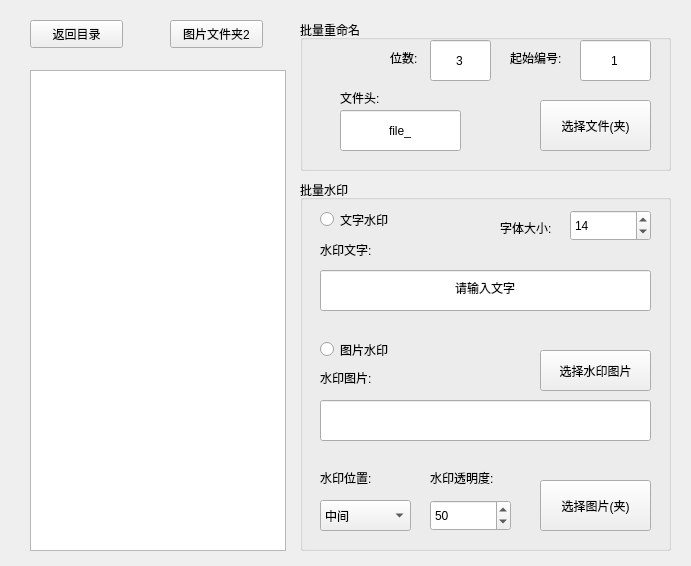
<?xml version="1.0" encoding="UTF-8"?>
<ui version="4.0">
 <class>Form</class>
 <widget class="QWidget" name="Form">
  <property name="geometry">
   <rect>
    <x>0</x>
    <y>0</y>
    <width>691</width>
    <height>566</height>
   </rect>
  </property>
  <property name="windowTitle">
   <string>Form</string>
  </property>
  <widget class="QPushButton" name="pushButton">
   <property name="geometry">
    <rect>
     <x>30</x>
     <y>20</y>
     <width>93</width>
     <height>28</height>
    </rect>
   </property>
   <property name="text">
    <string>返回目录</string>
   </property>
  </widget>
  <widget class="QTextBrowser" name="textBrowser">
   <property name="geometry">
    <rect>
     <x>30</x>
     <y>70</y>
     <width>256</width>
     <height>481</height>
    </rect>
   </property>
  </widget>
  <widget class="QGroupBox" name="groupBox">
   <property name="geometry">
    <rect>
     <x>300</x>
     <y>180</y>
     <width>371</width>
     <height>371</height>
    </rect>
   </property>
   <property name="title">
    <string>批量水印</string>
   </property>
   <widget class="QRadioButton" name="radioButton">
    <property name="geometry">
     <rect>
      <x>20</x>
      <y>30</y>
      <width>91</width>
      <height>19</height>
     </rect>
    </property>
    <property name="text">
     <string>文字水印</string>
    </property>
   </widget>
   <widget class="QRadioButton" name="radioButton_2">
    <property name="geometry">
     <rect>
      <x>20</x>
      <y>160</y>
      <width>91</width>
      <height>19</height>
     </rect>
    </property>
    <property name="text">
     <string>图片水印</string>
    </property>
   </widget>
   <widget class="QLabel" name="label_6">
    <property name="geometry">
     <rect>
      <x>20</x>
      <y>190</y>
      <width>71</width>
      <height>16</height>
     </rect>
    </property>
    <property name="text">
     <string>水印图片:</string>
    </property>
   </widget>
   <widget class="QLineEdit" name="lineEdit_5">
    <property name="geometry">
     <rect>
      <x>20</x>
      <y>220</y>
      <width>331</width>
      <height>41</height>
     </rect>
    </property>
    <property name="text">
     <string/>
    </property>
    <property name="alignment">
     <set>Qt::AlignCenter</set>
    </property>
    <property name="readOnly">
     <bool>true</bool>
    </property>
   </widget>
   <widget class="QPushButton" name="pushButton_4">
    <property name="geometry">
     <rect>
      <x>240</x>
      <y>170</y>
      <width>111</width>
      <height>41</height>
     </rect>
    </property>
    <property name="text">
     <string>选择水印图片</string>
    </property>
   </widget>
   <widget class="QLabel" name="label_2">
    <property name="geometry">
     <rect>
      <x>20</x>
      <y>60</y>
      <width>71</width>
      <height>20</height>
     </rect>
    </property>
    <property name="text">
     <string>水印文字:</string>
    </property>
   </widget>
   <widget class="QLabel" name="label_3">
    <property name="geometry">
     <rect>
      <x>200</x>
      <y>40</y>
      <width>71</width>
      <height>16</height>
     </rect>
    </property>
    <property name="text">
     <string>字体大小:</string>
    </property>
   </widget>
   <widget class="QLineEdit" name="lineEdit_2">
    <property name="geometry">
     <rect>
      <x>20</x>
      <y>90</y>
      <width>331</width>
      <height>41</height>
     </rect>
    </property>
    <property name="text">
     <string>请输入文字</string>
    </property>
    <property name="alignment">
     <set>Qt::AlignCenter</set>
    </property>
   </widget>
   <widget class="QLabel" name="label_4">
    <property name="geometry">
     <rect>
      <x>130</x>
      <y>290</y>
      <width>91</width>
      <height>16</height>
     </rect>
    </property>
    <property name="text">
     <string>水印透明度:</string>
    </property>
   </widget>
   <widget class="QPushButton" name="pushButton_6">
    <property name="geometry">
     <rect>
      <x>240</x>
      <y>300</y>
      <width>111</width>
      <height>51</height>
     </rect>
    </property>
    <property name="text">
     <string>选择图片(夹)</string>
    </property>
   </widget>
   <widget class="QComboBox" name="comboBox">
    <property name="geometry">
     <rect>
      <x>20</x>
      <y>320</y>
      <width>91</width>
      <height>31</height>
     </rect>
    </property>
    <item>
     <property name="text">
      <string>中间</string>
     </property>
    </item>
    <item>
     <property name="text">
      <string>左上角</string>
     </property>
    </item>
    <item>
     <property name="text">
      <string>左下角</string>
     </property>
    </item>
    <item>
     <property name="text">
      <string>右上角</string>
     </property>
    </item>
    <item>
     <property name="text">
      <string>右下角</string>
     </property>
    </item>
   </widget>
   <widget class="QLabel" name="label_8">
    <property name="geometry">
     <rect>
      <x>20</x>
      <y>290</y>
      <width>72</width>
      <height>15</height>
     </rect>
    </property>
    <property name="text">
     <string>水印位置:</string>
    </property>
   </widget>
   <widget class="QSpinBox" name="spinBox">
    <property name="geometry">
     <rect>
      <x>130</x>
      <y>320</y>
      <width>81</width>
      <height>31</height>
     </rect>
    </property>
    <property name="maximum">
     <number>100</number>
    </property>
    <property name="value">
     <number>50</number>
    </property>
   </widget>
   <widget class="QSpinBox" name="spinBox_2">
    <property name="geometry">
     <rect>
      <x>270</x>
      <y>30</y>
      <width>81</width>
      <height>31</height>
     </rect>
    </property>
    <property name="maximum">
     <number>200</number>
    </property>
    <property name="value">
     <number>14</number>
    </property>
   </widget>
  </widget>
  <widget class="QGroupBox" name="groupBox_2">
   <property name="geometry">
    <rect>
     <x>300</x>
     <y>20</y>
     <width>371</width>
     <height>151</height>
    </rect>
   </property>
   <property name="title">
    <string>批量重命名</string>
   </property>
   <widget class="QLineEdit" name="lineEdit_6">
    <property name="geometry">
     <rect>
      <x>130</x>
      <y>20</y>
      <width>61</width>
      <height>41</height>
     </rect>
    </property>
    <property name="text">
     <string>3</string>
    </property>
    <property name="alignment">
     <set>Qt::AlignCenter</set>
    </property>
   </widget>
   <widget class="QLabel" name="label">
    <property name="geometry">
     <rect>
      <x>40</x>
      <y>70</y>
      <width>61</width>
      <height>16</height>
     </rect>
    </property>
    <property name="text">
     <string>文件头:</string>
    </property>
   </widget>
   <widget class="QLineEdit" name="lineEdit">
    <property name="geometry">
     <rect>
      <x>40</x>
      <y>90</y>
      <width>121</width>
      <height>41</height>
     </rect>
    </property>
    <property name="text">
     <string>file_</string>
    </property>
    <property name="alignment">
     <set>Qt::AlignCenter</set>
    </property>
   </widget>
   <widget class="QPushButton" name="pushButton_2">
    <property name="geometry">
     <rect>
      <x>240</x>
      <y>80</y>
      <width>111</width>
      <height>51</height>
     </rect>
    </property>
    <property name="text">
     <string>选择文件(夹)</string>
    </property>
   </widget>
   <widget class="QLabel" name="label_7">
    <property name="geometry">
     <rect>
      <x>90</x>
      <y>30</y>
      <width>41</width>
      <height>16</height>
     </rect>
    </property>
    <property name="text">
     <string>位数:</string>
    </property>
   </widget>
   <widget class="QLabel" name="label_9">
    <property name="geometry">
     <rect>
      <x>210</x>
      <y>30</y>
      <width>81</width>
      <height>16</height>
     </rect>
    </property>
    <property name="text">
     <string>起始编号:</string>
    </property>
   </widget>
   <widget class="QLineEdit" name="lineEdit_7">
    <property name="geometry">
     <rect>
      <x>280</x>
      <y>20</y>
      <width>71</width>
      <height>41</height>
     </rect>
    </property>
    <property name="text">
     <string>1</string>
    </property>
    <property name="alignment">
     <set>Qt::AlignCenter</set>
    </property>
   </widget>
  </widget>
  <widget class="QPushButton" name="pushButton_5">
   <property name="geometry">
    <rect>
     <x>170</x>
     <y>20</y>
     <width>93</width>
     <height>28</height>
    </rect>
   </property>
   <property name="text">
    <string>图片文件夹2</string>
   </property>
  </widget>
 </widget>
 <resources/>
 <connections/>
</ui>
